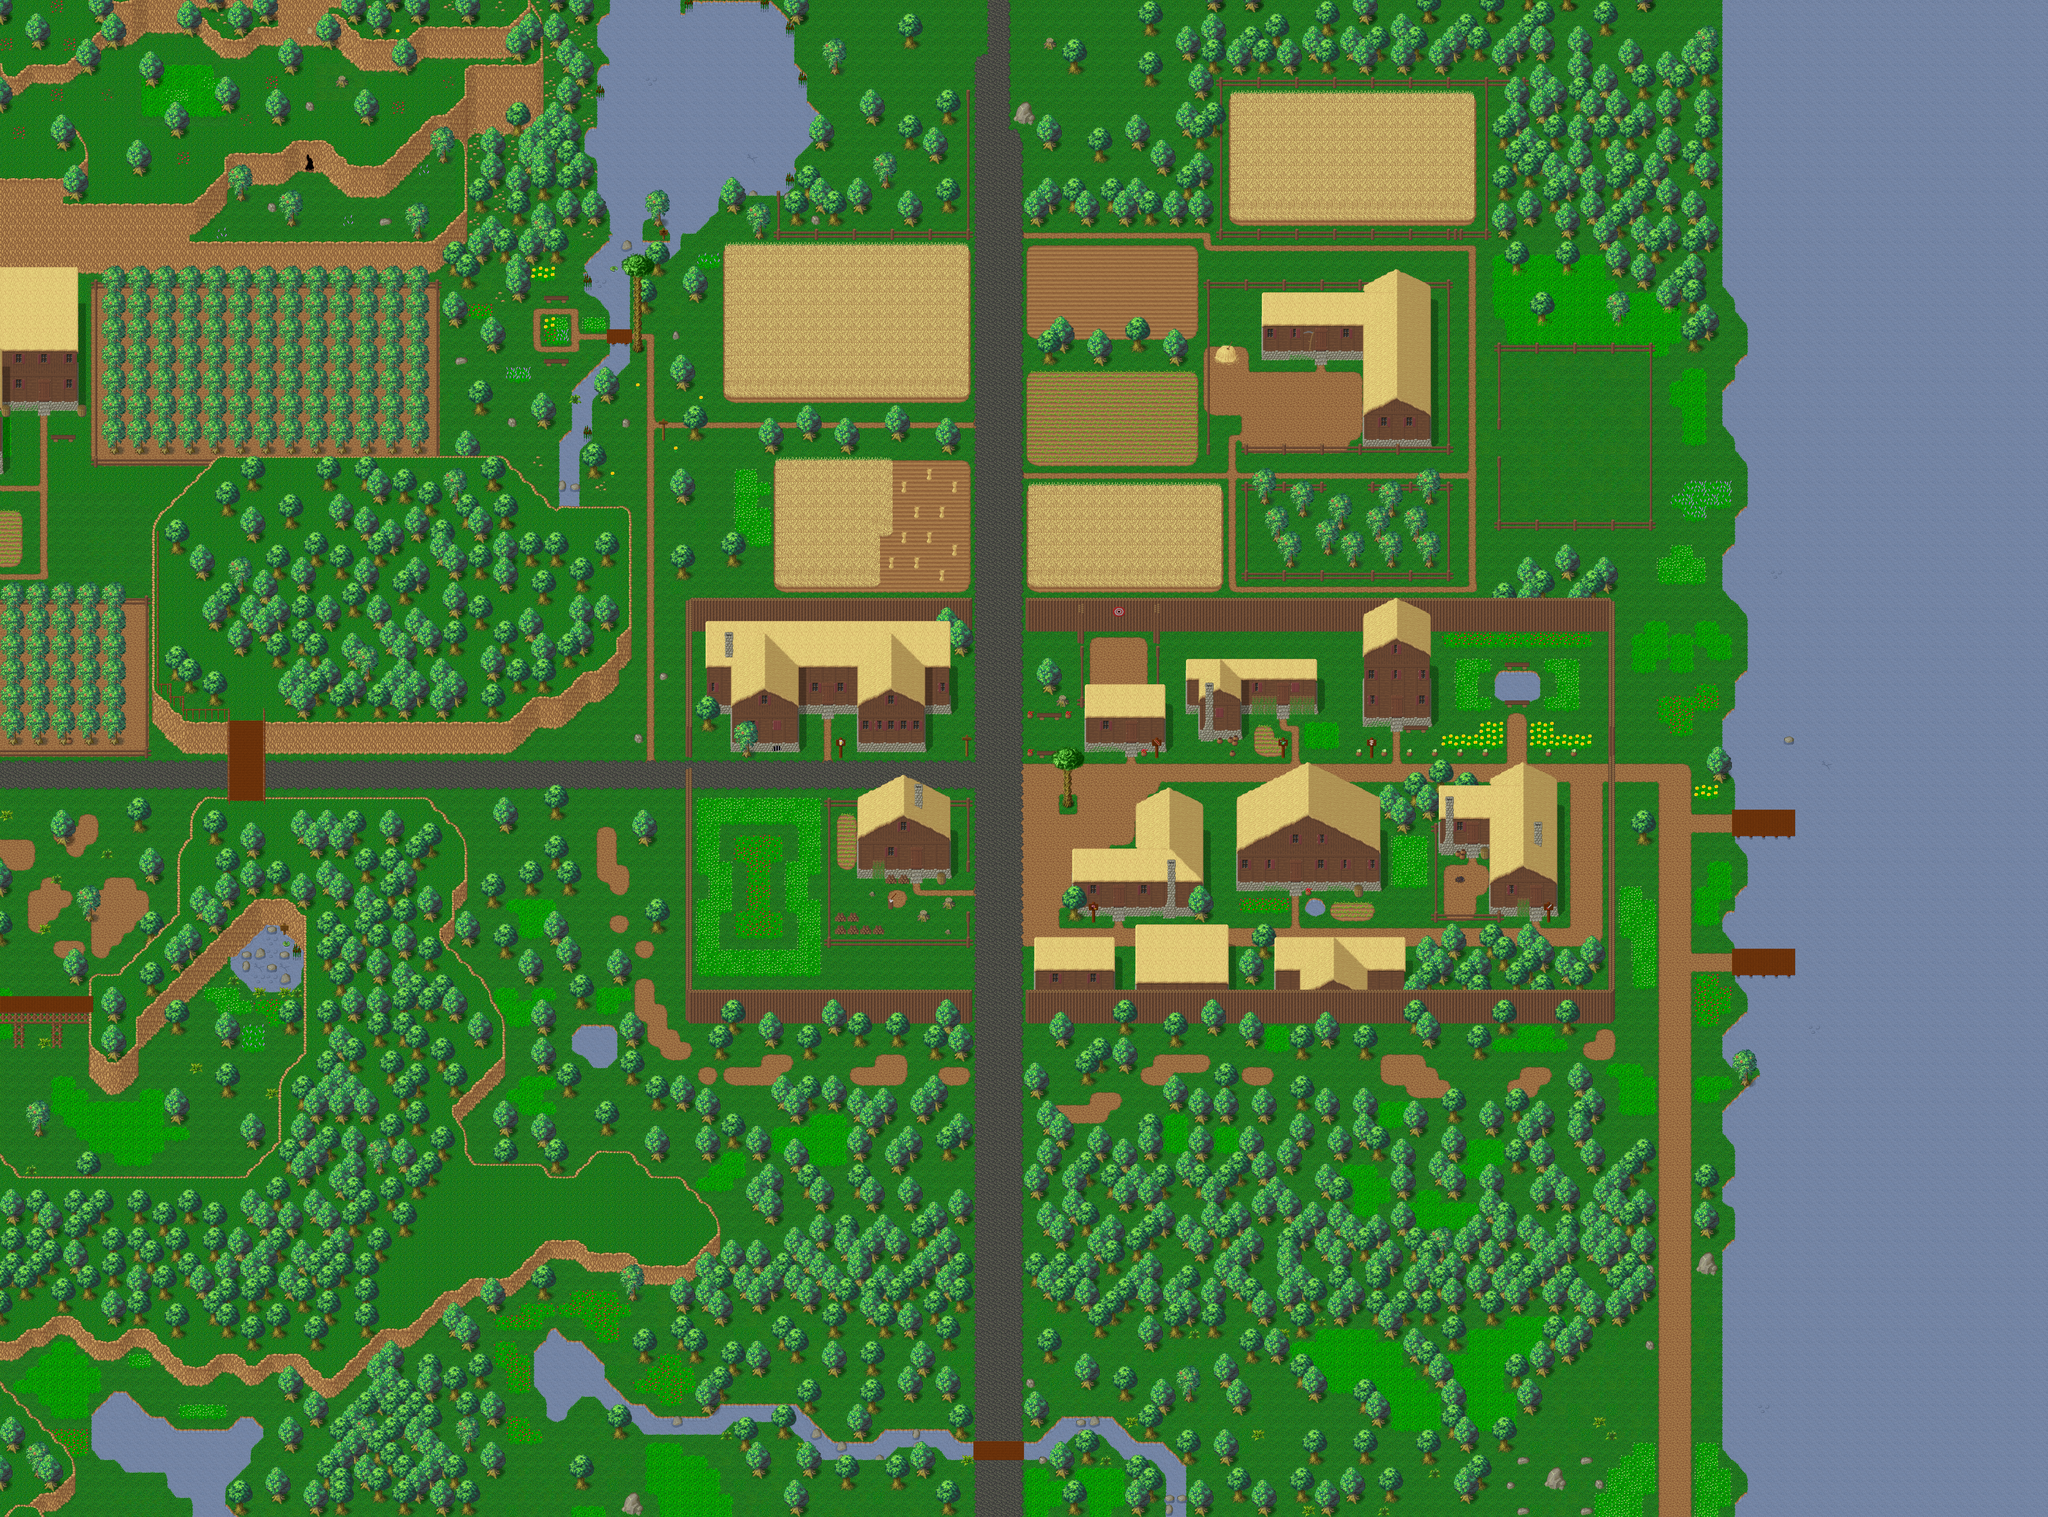

This is a level from a 2D game, rendered from its Tiled map with the project's own tilesets. A one-line summary and the map file follow, with tile-layer data summarised:
An orthogonal 162x120 tile map with 32x32 px tiles, 5 tile layers (Ground1, Ground2, Ground3, Fringe, ...), 1 hidden layer not drawn, 8 tilesets and 23 objects (15x spawn, 8x warp).

<map version="1.10" tiledversion="1.11.2" orientation="orthogonal" renderorder="right-down" width="162" height="120" tilewidth="32" tileheight="32" infinite="0" nextlayerid="8" nextobjectid="25">
 <properties>
  <property name="minimap" value="graphics/minimaps/008-1.png" />
  <property name="music" value="magick-real.ogg" />
  <property name="name" value="Hurnscald Outskirts" />
  <property name="overlay0image" value="graphics/images/ambient/clouds.png" />
  <property name="overlay0parallax" value="1.0" />
  <property name="overlay0scrollX" value="0.2" />
  <property name="overlay0scrollY" value="0.1" />
 </properties>
 <tileset firstgid="1" source="../tilesets/collision.tsx" />
 <tileset firstgid="3" source="../tilesets/woodland_ground.tsx" />
 <tileset firstgid="259" source="../tilesets/woodland_x2.tsx" />
 <tileset firstgid="291" source="../tilesets/woodland_x3.tsx" />
 <tileset firstgid="323" source="../tilesets/woodland_village.tsx" />
 <tileset firstgid="579" source="../tilesets/woodland_village_x2.tsx" />
 <tileset firstgid="595" source="../tilesets/woodland_indoor.tsx" />
 <tileset firstgid="851" source="../tilesets/woodland_village_x3.tsx" />
 <layer id="1" name="Ground1" width="162" height="120">
  <data>[19440 cells, 19440 non-empty, 152 distinct tile ids]</data>
 </layer>
 <layer id="2" name="Ground2" width="162" height="120">
  <data>[19440 cells, 2376 non-empty, 148 distinct tile ids]</data>
 </layer>
 <layer id="7" name="Ground3" width="162" height="120">
  <data>[19440 cells, 1 non-empty, 1 distinct tile ids]</data>
 </layer>
 <layer id="3" name="Fringe" width="162" height="120">
  <data>[19440 cells, 3533 non-empty, 35 distinct tile ids]</data>
 </layer>
 <layer id="4" name="Over1" width="162" height="120">
  <data>[19440 cells, 989 non-empty, 118 distinct tile ids]</data>
 </layer>
 <layer id="5" name="Collision" width="162" height="120" visible="0">
  <data>[19440 cells, 14822 non-empty, 1 distinct tile ids]</data>
 </layer>
 <objectgroup id="6" name="Objects">
  <object id="1" name="To Hurnscald West Entrance" type="warp" x="1728" y="1920" width="32" height="96">
   <properties>
    <property name="dest_map" value="009-1" />
    <property name="dest_x" value="25" />
    <property name="dest_y" value="36" />
   </properties>
  </object>
  <object id="2" name="To Hurnscald South Entrance" type="warp" x="2464" y="2560" width="128" height="32">
   <properties>
    <property name="dest_map" value="009-1" />
    <property name="dest_x" value="48" />
    <property name="dest_y" value="54" />
   </properties>
  </object>
  <object id="3" name="To Hurnscald East Entrance" type="warp" x="4064" y="1920" width="32" height="64">
   <properties>
    <property name="dest_map" value="009-1" />
    <property name="dest_x" value="96" />
    <property name="dest_y" value="36" />
   </properties>
  </object>
  <object id="4" name="To Hurnscald North Entrance" type="warp" x="2464" y="1568" width="128" height="32">
   <properties>
    <property name="dest_map" value="009-1" />
    <property name="dest_x" value="48" />
    <property name="dest_y" value="25" />
   </properties>
  </object>
  <object id="5" name="To Woodland" type="warp" x="768" y="1920" width="32" height="128">
   <properties>
    <property name="dest_map" value="011-1" />
    <property name="dest_x" value="123" />
    <property name="dest_y" value="61" />
   </properties>
  </object>
  <object id="6" name="To Woodland Mining Camp" type="warp" x="2464" y="544" width="128" height="32">
   <properties>
    <property name="dest_map" value="018-1" />
    <property name="dest_x" value="78" />
    <property name="dest_y" value="97" />
   </properties>
  </object>
  <object id="7" name="To Woodland" type="warp" x="2464" y="3264" width="128" height="32">
   <properties>
    <property name="dest_map" value="007-1" />
    <property name="dest_x" value="68" />
    <property name="dest_y" value="22" />
   </properties>
  </object>
  <object id="8" name="To Woodland" type="warp" x="4192" y="3232" width="96" height="32">
   <properties>
    <property name="dest_map" value="007-1" />
    <property name="dest_x" value="122" />
    <property name="dest_y" value="23" />
   </properties>
  </object>
  <object id="9" name="PinkFlower" type="spawn" x="0" y="0">
   <properties>
    <property name="max_beings" value="10" />
    <property name="monster_id" value="12" />
    <property name="spawn" value="20" />
   </properties>
  </object>
  <object id="10" name="Pinkie" type="spawn" x="0" y="0">
   <properties>
    <property name="max_beings" value="18" />
    <property name="monster_id" value="16" />
    <property name="spawn" value="20" />
   </properties>
  </object>
  <object id="11" name="ManaBug" type="spawn" x="0" y="0">
   <properties>
    <property name="max_beings" value="18" />
    <property name="monster_id" value="1131" />
    <property name="spawn" value="30" />
   </properties>
  </object>
  <object id="12" name="Maggot" type="spawn" x="0" y="0">
   <properties>
    <property name="max_beings" value="30" />
    <property name="monster_id" value="1002" />
    <property name="spawn" value="30" />
   </properties>
  </object>
  <object id="13" name="MauvePlant" type="spawn" x="0" y="0">
   <properties>
    <property name="death" value="180000" />
    <property name="max_beings" value="2" />
    <property name="monster_id" value="27" />
    <property name="spawn" value="270000" />
   </properties>
  </object>
  <object id="14" name="Silkworm" type="spawn" x="0" y="0">
   <properties>
    <property name="death" value="30000" />
    <property name="max_beings" value="2" />
    <property name="monster_id" value="33" />
    <property name="spawn" value="60000" />
   </properties>
  </object>
  <object id="15" name="CloverPatch" type="spawn" x="0" y="0">
   <properties>
    <property name="death" value="1000" />
    <property name="max_beings" value="2" />
    <property name="monster_id" value="35" />
   </properties>
  </object>
  <object id="16" name="Squirrel" type="spawn" x="0" y="0">
   <properties>
    <property name="death" value="20" />
    <property name="max_beings" value="10" />
    <property name="monster_id" value="36" />
    <property name="spawn" value="30" />
   </properties>
  </object>
  <object id="17" name="Butterfly" type="spawn" x="0" y="0">
   <properties>
    <property name="death" value="20" />
    <property name="max_beings" value="10" />
    <property name="monster_id" value="53" />
    <property name="spawn" value="30" />
   </properties>
  </object>
  <object id="19" name="PinkFlower" type="spawn" x="3808" y="896" width="352" height="416">
   <properties>
    <property name="death" value="250" />
    <property name="max_beings" value="2" />
    <property name="monster_id" value="12" />
   </properties>
  </object>
  <object id="20" name="BigFrog" type="spawn" x="0" y="0">
   <properties>
    <property name="death" value="7000" />
    <property name="max_beings" value="8" />
    <property name="monster_id" value="1182" />
    <property name="spawn" value="150000" />
   </properties>
  </object>
  <object id="21" name="SmallFrog" type="spawn" x="0" y="0">
   <properties>
    <property name="death" value="7000" />
    <property name="max_beings" value="16" />
    <property name="monster_id" value="1181" />
    <property name="spawn" value="150000" />
   </properties>
  </object>
  <object id="22" name="Tortuga" type="spawn" x="1120" y="480" width="832" height="896">
   <properties>
    <property name="death" value="30000" />
    <property name="max_beings" value="3" />
    <property name="monster_id" value="1191" />
    <property name="spawn" value="10000" />
   </properties>
  </object>
  </objectgroup>
</map>
<!-- 2 of 23 objects omitted -->
